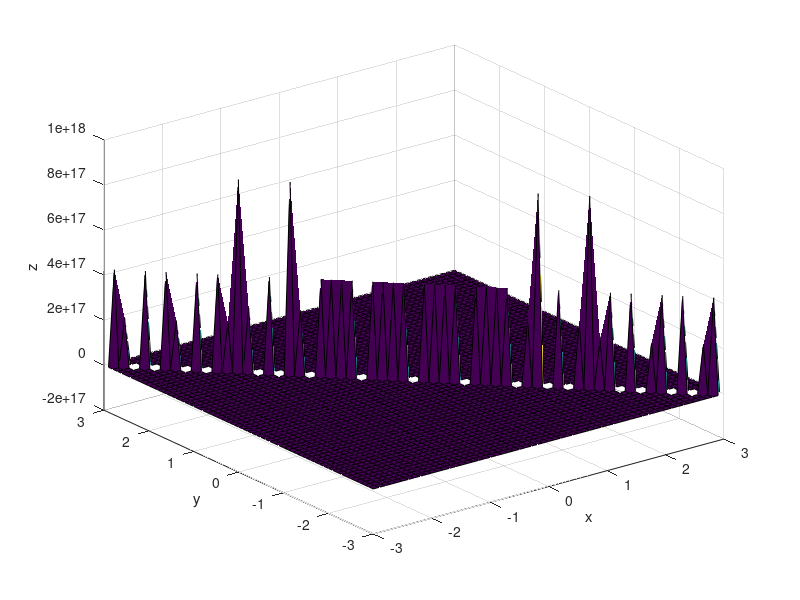

MATLAB code for this plot:
clc,clear,close all;

x = -3:0.1:3;
y = -3:0.1:3;
[x, y] = meshgrid(x, y);
z = (x * y)./(x + y);
surf(x, y, z);
xlabel('x');
ylabel('y');
zlabel('z');